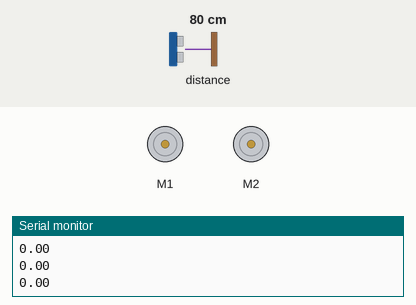
The sketch below on a simulated Arduino Leonardo, built with avr-gcc and run on an emulated ATmega32U4. Shown: 2 × DC motor (green arrow = forward, orange = backward, longer = faster), the last lines printed to the serial monitor. The test bench sets the inputs (shaded band); at power-on: distance to the obstacle 80 cm.

Above: at 1.2 s.
1.3 s: distance to the obstacle set to 41 cm
2.8 s: distance to the obstacle set to 34 cm
At 3.7 s:
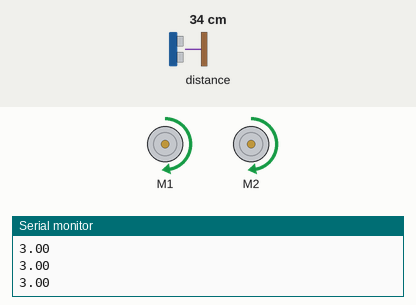
4.3 s: distance to the obstacle set to 60 cm
At 5.0 s:
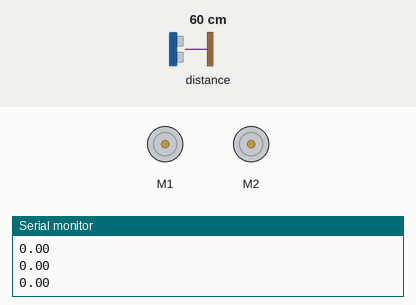
5.8 s: distance to the obstacle set to 2 cm
At 7.2 s:
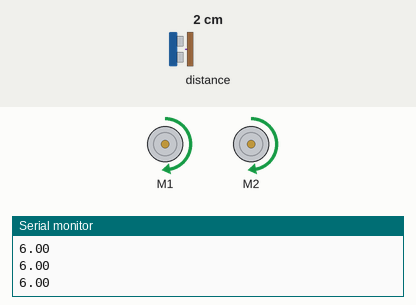
Timing chart, 0 to 8.3 s (numbered marks = the images above; inputs shaded):
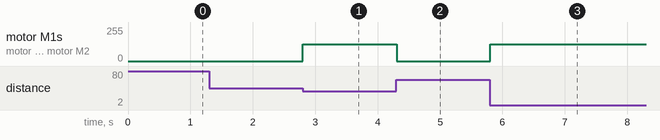

Measured:
- the behaviour switches between 38 and 37 cm on distance to the obstacle (found by bisection; images 0 and 1)
- after the input at 2.8 s, motor M1, motor M2: stopped → forward 127/255 at once
- after the input at 4.3 s, motor M1, motor M2: forward 127/255 → stopped at once
- after the input at 5.8 s, motor M1, motor M2: stopped → forward 127/255 at once

The sketch:

Phone_followers.ino
```cpp
//Team : Zaina Qasim, Samantha Shaw

#include <Zumo32U4.h>

Zumo32U4ProximitySensors proxSensors;
Zumo32U4Motors motors;
Zumo32U4ButtonA buttonA;

void setup(){
  Serial.begin(115200);
   proxSensors.initThreeSensors();
}

double getProximity(){
  proxSensors.read(); // Updates proximity sensor buffer
  int a = proxSensors.countsFrontWithRightLeds();
  int b = proxSensors.countsFrontWithLeftLeds();
  double c = (double(a)+b)/2;
  Serial.println(c);
  return c;
}

void loop(){

 if (getProximity()>2){
    motors.setSpeeds(200,200);
    //delay(2000);
 }
 else{
  motors.setSpeeds(0,0);
  //delay(2000);
 }
 }
```
